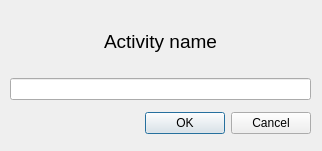
<?xml version="1.0" encoding="UTF-8"?>
<ui version="4.0">
 <class>Dialog</class>
 <widget class="QDialog" name="Dialog">
  <property name="geometry">
   <rect>
    <x>0</x>
    <y>0</y>
    <width>322</width>
    <height>151</height>
   </rect>
  </property>
  <property name="windowTitle">
   <string>New task</string>
  </property>
  <widget class="QWidget" name="">
   <property name="geometry">
    <rect>
     <x>10</x>
     <y>10</y>
     <width>301</width>
     <height>131</height>
    </rect>
   </property>
   <layout class="QVBoxLayout" name="verticalLayout">
    <item>
     <widget class="QLabel" name="label">
      <property name="maximumSize">
       <size>
        <width>16777215</width>
        <height>50</height>
       </size>
      </property>
      <property name="baseSize">
       <size>
        <width>0</width>
        <height>0</height>
       </size>
      </property>
      <property name="font">
       <font>
        <pointsize>14</pointsize>
       </font>
      </property>
      <property name="text">
       <string>Activity name</string>
      </property>
      <property name="alignment">
       <set>Qt::AlignCenter</set>
      </property>
     </widget>
    </item>
    <item>
     <widget class="QLineEdit" name="new_task_input"/>
    </item>
    <item>
     <widget class="QDialogButtonBox" name="buttonBox">
      <property name="orientation">
       <enum>Qt::Horizontal</enum>
      </property>
      <property name="standardButtons">
       <set>QDialogButtonBox::Cancel|QDialogButtonBox::Ok</set>
      </property>
     </widget>
    </item>
   </layout>
  </widget>
 </widget>
 <resources/>
 <connections>
  <connection>
   <sender>buttonBox</sender>
   <signal>accepted()</signal>
   <receiver>Dialog</receiver>
   <slot>accept()</slot>
   <hints>
    <hint type="sourcelabel">
     <x>248</x>
     <y>254</y>
    </hint>
    <hint type="destinationlabel">
     <x>157</x>
     <y>274</y>
    </hint>
   </hints>
  </connection>
  <connection>
   <sender>buttonBox</sender>
   <signal>rejected()</signal>
   <receiver>Dialog</receiver>
   <slot>reject()</slot>
   <hints>
    <hint type="sourcelabel">
     <x>316</x>
     <y>260</y>
    </hint>
    <hint type="destinationlabel">
     <x>286</x>
     <y>274</y>
    </hint>
   </hints>
  </connection>
 </connections>
</ui>
